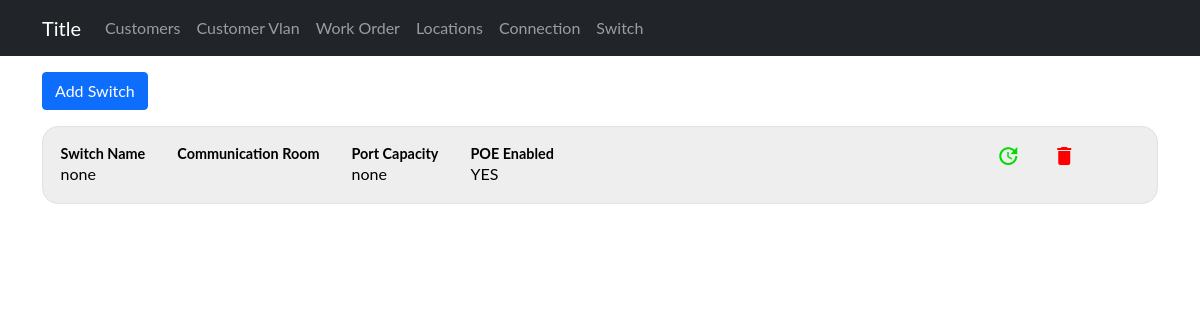
/devices/switch, run on the app's committed database.
### sitadevices/models.py (models this page shows)
class Switch(models.Model):
    communication_room = models.ForeignKey(CommmunicationRoom, on_delete=models.CASCADE)
    switch_name = models.CharField(max_length=200,default="none")
    model = models.CharField(max_length=200,default="none")
    brand = models.CharField(max_length=200,default="none")
    port_capacity = models.CharField(max_length=200,default="none")
    owner = models.CharField(max_length=200,default="none")
    supplier = models.CharField(max_length=200,default="none")
    poe_enabled = models.CharField(choices=yesno, max_length=200,default="none")
    rack_number = models.CharField(max_length=200,default="none")
    purchase_date = models.DateField(default=timezone.now)
    status = models.CharField(choices=status, max_length=200,default="none")

### sitadevices/views.py (the view)
# urls.py: path('switch', Switchs, name="switchlist"),
def Switchs(request):
    switch = Switch.objects.all()
    dic = {
        'switch': switch,
    }
    return render(request, 'admin/switch/switch.html', {'dic': dic})

### sitadevices/templates/admin/switch/switch.html (shortened to what this page needs)
{% extends '../base1.html' %}
{% block content %}
<div class="container">
    <a href="{%url 'device:switchinp' %}"><button type="button" class="btn btn-primary mt-3">  Add Switch</button></a>
{% for switch in dic.switch %}
<div class="grid">
    <a href="{%url 'device:switchind' switch.id%}">
        <div class="flex">
                <div class="margin-right">
                    <h4 class="list-title">Switch Name</h4>
                    <p>{{switch.switch_name}}</p>
                </div>
                <div class="margin-right">
                    <h4 class="list-title">Communication Room</h4>
                </div>
                <div class="margin-right">
                    <h4 class="list-title">Port Capacity</h4>
                    <p>{{switch.port_capacity}}</p>
                </div>
                <div class="margin-right">
                    <h4 class="list-title">POE Enabled</h4>
                    <p>{{switch.poe_enabled}}</p>
                </div>
        </div>
    </a>
    <div class="delupd">
        <a class="upd"href="{%url 'device:switchupd' switch.id%}"><span class="material-icons md-36">update</span></a>
        <a class="del" href="{%url 'device:switchdel' switch.id%}"><span class="material-icons md-36">delete</span></a>
    </div>
</div>
{% endfor %}
</div>
{% endblock  %}

### static/Css/devices/styles.css (style rules this page uses)
h1,h2,h3,h4,p,a { margin:0; padding:0; }
a { text-decoration: none; color: black; }
.grid { display:grid; grid-template-columns: 80% 20% ; border-radius: 1rem; border: 0.5px solid rgb(226, 226, 226); background-color: rgb(238, 238, 238); margin-top: 1em; transition: 0.5s; padding:0.1rem; }
.flex { display:flex; flex-direction: row; padding:1rem; }
.delupd { display: flex; flex-direction: row; align-content: center; justify-content: center; gap: 2rem; margin-right:1em; }
.del { padding-top: 15px; color:red; }
.upd { padding-top: 15px; color: rgb(0, 219, 0); }
.list-title { font-size: 0.9rem; font-weight: bold; }
.margin-right { margin-right: 2rem; }

### sitadevices/templates/admin/base1.html (style rules this page uses)
body { font-family: "Lato", sans-serif; }

### data on the page
Switch: switch_name "none", port_capacity "none", poe_enabled "YES"
